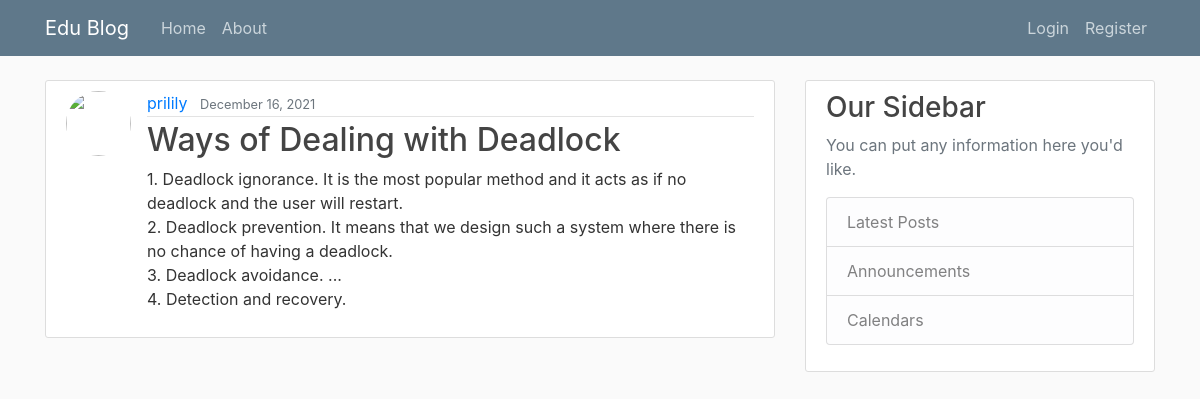
The page /blog/post/42 on the database its author committed.
### blog/models.py (models this page shows, shortened)
class Post(models.Model):
    title=models.CharField(max_length=100)
    content=models.TextField()
    date_posted=models.DateTimeField(default= timezone.now) #add is for when created, so it can never be updates, to keep it to posted just do auto_now
    author= models.ForeignKey(User, on_delete= models.CASCADE)

### blog/views.py (the view)
# urls.py: path('post/<int:pk>',PostDetailView.as_view(),name='post-detail'),
class PostDetailView(DetailView):
    model=Post

### blog/templates/blog/post_detail.html (shortened to what this page needs)
{% extends "blog/base.html" %}
{% block content %}
        <article class="media content-section">
            <img class="rounded-circle article-img" src="{{ object.post.author.profile.image.url }}" alt="">
            <div class="media-body">
            <div class="article-metadata">
                <a class="mr-2" href="#">{{ object.author }}</a>
                <small class="text-muted">{{ object.date_posted|date:"F d, Y" }}</small>
            </div>
            <h2 class="article-title"> {{ object.title }}</h2>
            <p class="article-content">{{ object.content }}</p>
            </div>
        </article>
{% endblock content %}

### blog/static/blog/main.css (style rules this page uses)
body { background: #fafafa; color: #333333; margin-top: 5rem; }
h1, h2, h3, h4, h5, h6 { color: #444444; }
.content-section { background: #ffffff; padding: 10px 20px; border: 1px solid #dddddd; border-radius: 3px; margin-bottom: 20px; }
.article-title { color: #444444; }
.article-content { white-space: pre-line; }
.article-img { height: 65px; width: 65px; margin-right: 16px; }
.article-metadata { padding-bottom: 1px; margin-bottom: 4px; border-bottom: 1px solid #e3e3e3 }

### rows shown on the page
Post: author "prilily", date_posted "December 16, 2021", title "Ways of Dealing with Deadlock", content "1. Deadlock ignorance. It is the most popular method and it acts as if no deadlock and the user will restart. 2. Deadlock prevention. It means that we design such a system where there is no chance of having a deadlock. 3. Deadlock avoidance. ... 4. Detection and recovery."
